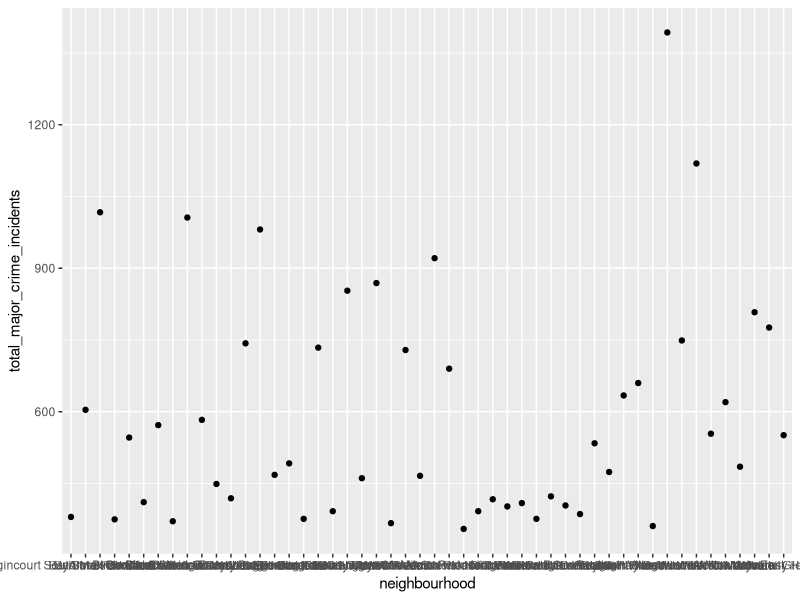

The R source for this figure:
#### Preamble ####
# Purpose: Tests the data
# Author: Bruce Zhang
# Date: 23 September 2024
# Contact: brucejc.zhang@mail.utoronto.ca
# License: MIT
# Pre-requisites: None
# Any other information needed? None


#### Workspace setup ####
library(tidyverse)
library(dplyr)

analysis_data <- read_csv("data/analysis_data/analysis_data.csv")

# Created summary statistics (EDA) of data set
summary(analysis_data)

# Check for any missing data values
analysis_data %>%
  summarise_all(~sum(is.na(.)))

# Visualize data by creating a simple scatter plot
library(ggplot2)
ggplot(analysis_data, aes(x = neighbourhood, y = total_major_crime_incidents)) +
  geom_point()

# Check for duplicates (not an issue in our case, just to get an idea)
analysis_data %>%
  filter(duplicated(.))

# Check for unique values (not an issue in our case, just to get an idea)
analysis_data %>%
  summarise_all(~n_distinct(.))

# Check first few rows of analysis_data
head(analysis_data)
